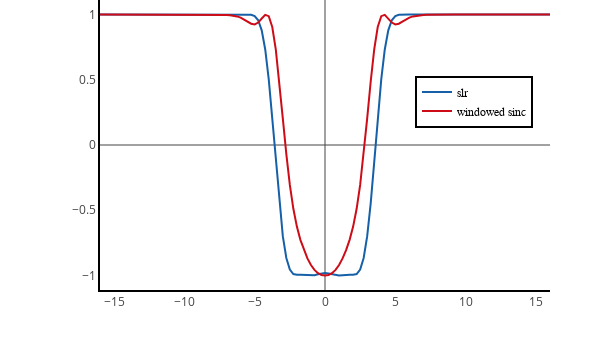

Source (notebook cell):
### Code cell
%get x --from Octave
%get mz --from Octave
%get mzw --from Octave

re = go.Scatter(
    x = x,
    y = mz,
    name = 'slr',
    text = 'slr',
    hoverinfo = 'x+y+text', 
    line = dict(
        color = ('rgb(22, 96, 167)'),
        ),
)

im = go.Scatter(
    x = x,
    y = mzw,
    name = 'windowed sinc',
    text = 'windowed sinc',
    hoverinfo = 'x+y+text',
    line = dict(
        color = ('rgb(205, 12, 24)'),
        ),
)

data = [re, im]

layout = go.Layout(
    width=600,
    height=350,
    margin=go.layout.Margin(
        l=100,
        r=50,
        b=60,
        t=0,
    ),
    xaxis=dict(
        showgrid=False,
        linecolor='black',
        linewidth=2
    ),
    yaxis=dict(
        showgrid=False,
        linecolor='black',
        linewidth=2
    ),
    legend=dict(
        x=0.70,
        y=0.65,
        traceorder='normal',
        font=dict(
            family='Times New Roman',
            size=12,
            color='#000'
        ),
        bordercolor='#000000',
        borderwidth=2
    )
)

fig = dict(data=data, layout=layout)

iplot(fig, filename = 'basic-line', config = config)

### Figure 1 — Plotly figure (JSON) as saved in the notebook; plotly's stock layout.template omitted (floating-point values rounded to 4 significant figures; data arrays with more than 128 entries replaced by an {"elided": "..."} marker saying what was removed)
{"data": [{"hoverinfo": "x+y+text", "line": {"color": "rgb(22, 96, 167)"}, "name": "slr", "text": "slr", "type": "scatter", "uid": "dff961c1-4e17-47d4-a8fa-55fa419494fa", "x": {"elided": "129 float values"}, "y": {"elided": "129 float values"}}, {"hoverinfo": "x+y+text", "line": {"color": "rgb(205, 12, 24)"}, "name": "windowed sinc", "text": "windowed sinc", "type": "scatter", "uid": "9f0477dd-94c6-4467-ba52-84eab2698182", "x": {"elided": "129 float values"}, "y": {"elided": "129 float values"}}], "layout": {"height": 350, "legend": {"bordercolor": "#000000", "borderwidth": 2, "font": {"color": "#000", "family": "Times New Roman", "size": 12}, "traceorder": "normal", "x": 0.7, "y": 0.65}, "margin": {"b": 60, "l": 100, "r": 50, "t": 0}, "width": 600, "xaxis": {"linecolor": "black", "linewidth": 2, "showgrid": false}, "yaxis": {"linecolor": "black", "linewidth": 2, "showgrid": false}}}
